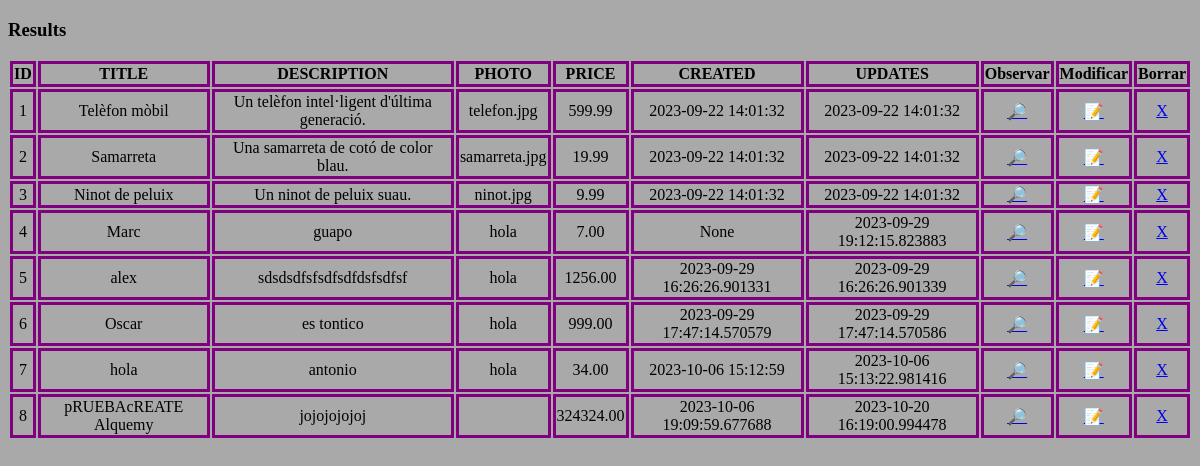
/list, run on an earlier commit of the app's database.
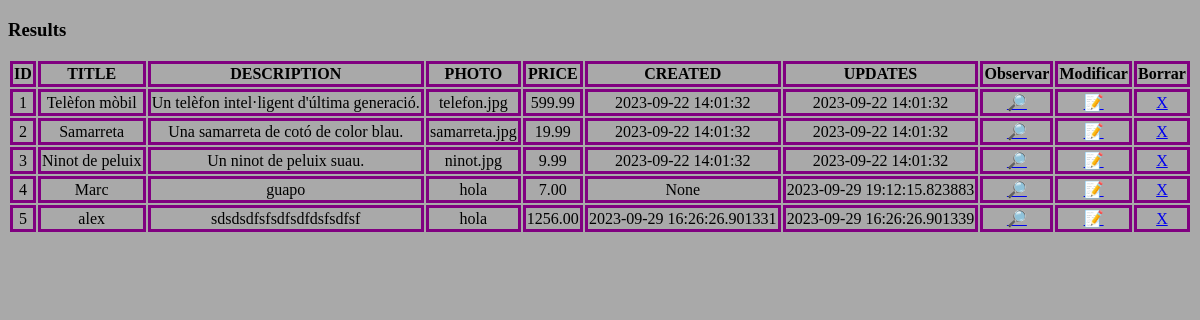
And on a later commit of the database.
### my_app/models.py (models this page shows)
class product(db.Model):
    __tablename__ = "products"
    id              = db.Column(db.Integer, primary_key=True, autoincrement=True)
    title           = db.Column(db.Text, nullable=False)
    description     = db.Column(db.Text, nullable=False)
    photo           = db.Column(db.Text, nullable=False)
    price           = db.Column(db.Numeric(10,2), nullable=False)
    category_id     = db.Column(db.Integer, db.ForeignKey("categories.id"), nullable=False)
    seller_id       = db.Column(db.Integer, db.ForeignKey("users.id"), nullable=False)
    created         = db.Column(db.DateTime, default=now)
    updated         = db.Column(db.DateTime, default=now)

### my_app/routes_main.py (the view)
@main_bp.route("/list")
def list():
    items = db.session.query(product).all()
    return render_template("products/list.html",items = items)

### my_app/templates/products/list.html (shortened to what this page needs)
<!DOCTYPE html>
<html lang="ca">
<head>
	<link href="/static/css/list.css" rel="stylesheet">
</head>
<body>
	<h3>Results</h3>
	<table>
		<tr>
			<th>ID</th>
			<th>TITLE</th>
			<th>DESCRIPTION</th>
            <th>PHOTO</th>
			<th>PRICE</th>
			<th>CREATED</th>
			<th>UPDATES</th>
			<th>Observar</th>
			<th>Modificar</th>
			<th>Borrar</th>
		</tr>
		{% for item in items %}
			<tr>
				<td>{{ item.id }}</a></td>
				<td>{{ item.title }}</a></td>
				<td>{{ item.description }}</a></td>
                <td>{{ item.photo }}</a></td>
				<td>{{ item.price }}</a></td>
				<td>{{ item.created }}</a></td>
				<td>{{ item.updated }}</a></td>
				<td><a href="/products/read/{{ item['id'] }}">🔎</a></td>
				<td><a href="/products/update/{{ item['id'] }}">📝</a></td>
				<td><a href="/products/delete/{{ item['id'] }}">X</a></td>
			</tr>
		{% endfor %}
	</table>
</body>
</html>

### my_app/static/css/list.css (style rules this page uses)
body { background-color: darkgray; color: black; }
table { width:100%; height: 20vh; text-align: center; }
td, th { border: 3px solid purple; }

What changed in the data, as far as the page shows it:
removed product: id "6", title "Oscar", description "es tontico", photo "hola", price "999.00", created "2023-09-29 17:47:14.570579", updated "2023-09-29 17:47:14.570586"
removed product: id "7", title "hola", description "antonio", photo "hola", price "34.00", created "2023-10-06 15:12:59", updated "2023-10-06 15:13:22.981416"
removed product: id "8", title "pRUEBAcREATE Alquemy", description "jojojojojoj", price "324324.00", created "2023-10-06 19:09:59.677688", updated "2023-10-20 16:19:00.994478"
